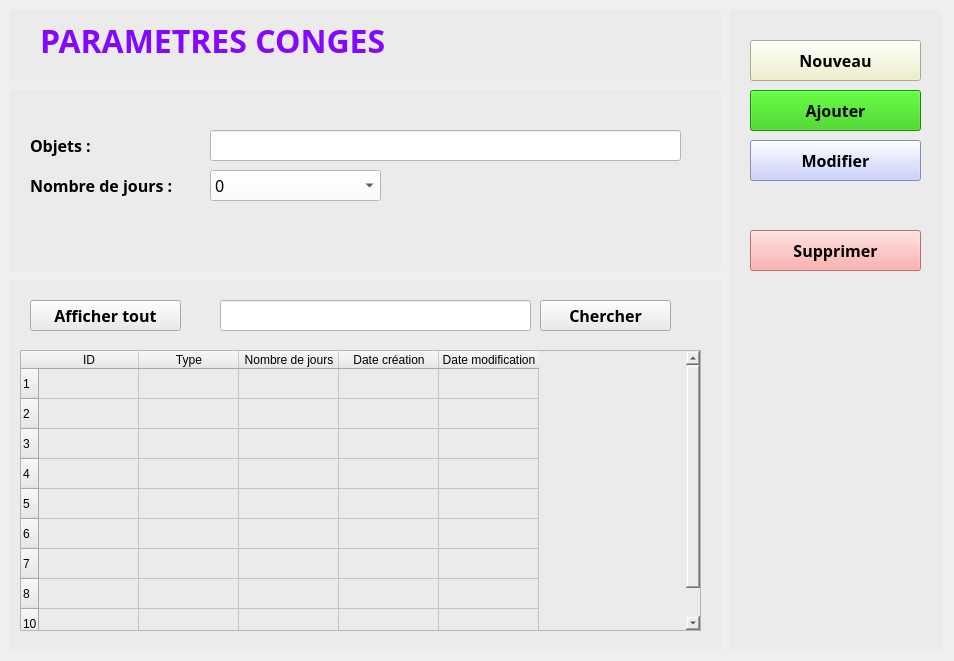
<?xml version="1.0" encoding="UTF-8"?>
<ui version="4.0">
 <class>MenuParametreDemandeConge</class>
 <widget class="QWidget" name="MenuParametreDemandeConge">
  <property name="geometry">
   <rect>
    <x>0</x>
    <y>0</y>
    <width>954</width>
    <height>661</height>
   </rect>
  </property>
  <property name="windowTitle">
   <string>Form</string>
  </property>
  <widget class="QFrame" name="frame_top">
   <property name="geometry">
    <rect>
     <x>10</x>
     <y>10</y>
     <width>711</width>
     <height>71</height>
    </rect>
   </property>
   <property name="font">
    <font>
     <family>Corbel</family>
     <pointsize>24</pointsize>
     <weight>75</weight>
     <bold>true</bold>
    </font>
   </property>
   <property name="styleSheet">
    <string notr="true">background-color: rgb(235, 235, 235);</string>
   </property>
   <property name="frameShape">
    <enum>QFrame::NoFrame</enum>
   </property>
   <widget class="QLabel" name="label">
    <property name="geometry">
     <rect>
      <x>30</x>
      <y>10</y>
      <width>751</width>
      <height>41</height>
     </rect>
    </property>
    <property name="font">
     <font>
      <family>Corbel</family>
      <pointsize>24</pointsize>
      <weight>75</weight>
      <bold>true</bold>
     </font>
    </property>
    <property name="focusPolicy">
     <enum>Qt::NoFocus</enum>
    </property>
    <property name="styleSheet">
     <string notr="true">color: rgb(132, 8, 255);</string>
    </property>
    <property name="text">
     <string>PARAMETRES CONGES</string>
    </property>
   </widget>
  </widget>
  <widget class="QFrame" name="frame_body">
   <property name="geometry">
    <rect>
     <x>10</x>
     <y>90</y>
     <width>711</width>
     <height>181</height>
    </rect>
   </property>
   <property name="font">
    <font>
     <family>Corbel</family>
     <pointsize>12</pointsize>
     <weight>75</weight>
     <bold>true</bold>
    </font>
   </property>
   <property name="styleSheet">
    <string notr="true">background-color: rgb(235, 235, 235);</string>
   </property>
   <property name="frameShape">
    <enum>QFrame::NoFrame</enum>
   </property>
   <widget class="QLabel" name="label_2">
    <property name="geometry">
     <rect>
      <x>20</x>
      <y>40</y>
      <width>141</width>
      <height>31</height>
     </rect>
    </property>
    <property name="font">
     <font>
      <family>Corbel</family>
      <pointsize>12</pointsize>
      <weight>75</weight>
      <bold>true</bold>
     </font>
    </property>
    <property name="text">
     <string>Objets :</string>
    </property>
   </widget>
   <widget class="QLabel" name="label_5">
    <property name="geometry">
     <rect>
      <x>20</x>
      <y>80</y>
      <width>251</width>
      <height>31</height>
     </rect>
    </property>
    <property name="font">
     <font>
      <family>Corbel</family>
      <pointsize>12</pointsize>
      <weight>75</weight>
      <bold>true</bold>
     </font>
    </property>
    <property name="text">
     <string>Nombre de jours :</string>
    </property>
   </widget>
   <widget class="QComboBox" name="comboBox_nombrejours">
    <property name="geometry">
     <rect>
      <x>200</x>
      <y>80</y>
      <width>171</width>
      <height>31</height>
     </rect>
    </property>
    <property name="font">
     <font>
      <family>Corbel</family>
      <pointsize>12</pointsize>
      <weight>50</weight>
      <bold>false</bold>
     </font>
    </property>
    <property name="styleSheet">
     <string notr="true">background-color: rgb(255, 255, 255);</string>
    </property>
    <item>
     <property name="text">
      <string>0</string>
     </property>
    </item>
   </widget>
   <widget class="QLineEdit" name="lineEdit_objet_conge">
    <property name="geometry">
     <rect>
      <x>200</x>
      <y>40</y>
      <width>471</width>
      <height>31</height>
     </rect>
    </property>
    <property name="font">
     <font>
      <family>Corbel</family>
      <pointsize>12</pointsize>
      <weight>50</weight>
      <bold>false</bold>
     </font>
    </property>
    <property name="styleSheet">
     <string notr="true">background-color: rgb(255, 255, 255);
border-color: rgb(0, 0, 0);</string>
    </property>
   </widget>
  </widget>
  <widget class="QFrame" name="frame_bottom">
   <property name="geometry">
    <rect>
     <x>10</x>
     <y>280</y>
     <width>711</width>
     <height>371</height>
    </rect>
   </property>
   <property name="font">
    <font>
     <family>Corbel</family>
     <pointsize>12</pointsize>
     <weight>75</weight>
     <bold>true</bold>
    </font>
   </property>
   <property name="styleSheet">
    <string notr="true">background-color: rgb(235, 235, 235);</string>
   </property>
   <property name="frameShape">
    <enum>QFrame::NoFrame</enum>
   </property>
   <widget class="QTableWidget" name="tableWidget_affichage">
    <property name="geometry">
     <rect>
      <x>10</x>
      <y>70</y>
      <width>681</width>
      <height>281</height>
     </rect>
    </property>
    <row>
     <property name="text">
      <string>1</string>
     </property>
    </row>
    <row>
     <property name="text">
      <string>2</string>
     </property>
    </row>
    <row>
     <property name="text">
      <string>3</string>
     </property>
    </row>
    <row>
     <property name="text">
      <string>4</string>
     </property>
    </row>
    <row>
     <property name="text">
      <string>5</string>
     </property>
    </row>
    <row>
     <property name="text">
      <string>6</string>
     </property>
    </row>
    <row>
     <property name="text">
      <string>7</string>
     </property>
    </row>
    <row>
     <property name="text">
      <string>8</string>
     </property>
    </row>
    <row>
     <property name="text">
      <string>10</string>
     </property>
    </row>
    <column>
     <property name="text">
      <string>ID</string>
     </property>
    </column>
    <column>
     <property name="text">
      <string>Type</string>
     </property>
    </column>
    <column>
     <property name="text">
      <string>Nombre de jours</string>
     </property>
    </column>
    <column>
     <property name="text">
      <string>Date création</string>
     </property>
    </column>
    <column>
     <property name="text">
      <string>Date modification</string>
     </property>
    </column>
   </widget>
   <widget class="QLineEdit" name="lineEdit_chercher">
    <property name="geometry">
     <rect>
      <x>210</x>
      <y>20</y>
      <width>311</width>
      <height>31</height>
     </rect>
    </property>
    <property name="font">
     <font>
      <family>Corbel</family>
      <pointsize>12</pointsize>
      <weight>50</weight>
      <bold>false</bold>
     </font>
    </property>
    <property name="styleSheet">
     <string notr="true">background-color: rgb(255, 255, 255);
border-color: rgb(0, 0, 0);</string>
    </property>
   </widget>
   <widget class="QPushButton" name="pushButton_chercher">
    <property name="geometry">
     <rect>
      <x>530</x>
      <y>20</y>
      <width>131</width>
      <height>31</height>
     </rect>
    </property>
    <property name="font">
     <font>
      <family>Corbel</family>
      <pointsize>12</pointsize>
      <weight>75</weight>
      <bold>true</bold>
     </font>
    </property>
    <property name="text">
     <string>Chercher</string>
    </property>
   </widget>
   <widget class="QPushButton" name="pushButton_afficher_tout">
    <property name="geometry">
     <rect>
      <x>20</x>
      <y>20</y>
      <width>151</width>
      <height>31</height>
     </rect>
    </property>
    <property name="font">
     <font>
      <family>Corbel</family>
      <pointsize>12</pointsize>
      <weight>75</weight>
      <bold>true</bold>
     </font>
    </property>
    <property name="text">
     <string>Afficher tout</string>
    </property>
   </widget>
  </widget>
  <widget class="QFrame" name="frame_side">
   <property name="geometry">
    <rect>
     <x>730</x>
     <y>10</y>
     <width>211</width>
     <height>641</height>
    </rect>
   </property>
   <property name="font">
    <font>
     <family>Corbel</family>
     <pointsize>12</pointsize>
     <weight>75</weight>
     <bold>true</bold>
    </font>
   </property>
   <property name="styleSheet">
    <string notr="true">background-color: rgb(235, 235, 235);</string>
   </property>
   <property name="frameShape">
    <enum>QFrame::NoFrame</enum>
   </property>
   <widget class="QPushButton" name="pushButton_ajouter">
    <property name="geometry">
     <rect>
      <x>20</x>
      <y>80</y>
      <width>171</width>
      <height>41</height>
     </rect>
    </property>
    <property name="font">
     <font>
      <family>Corbel</family>
      <pointsize>12</pointsize>
      <weight>75</weight>
      <bold>true</bold>
     </font>
    </property>
    <property name="styleSheet">
     <string notr="true">background-color: rgb(36, 198, 0);</string>
    </property>
    <property name="text">
     <string>Ajouter</string>
    </property>
   </widget>
   <widget class="QPushButton" name="pushButton_supprimer">
    <property name="geometry">
     <rect>
      <x>20</x>
      <y>220</y>
      <width>171</width>
      <height>41</height>
     </rect>
    </property>
    <property name="font">
     <font>
      <family>Corbel</family>
      <pointsize>12</pointsize>
      <weight>75</weight>
      <bold>true</bold>
     </font>
    </property>
    <property name="styleSheet">
     <string notr="true">background-color: rgb(255, 152, 152);</string>
    </property>
    <property name="text">
     <string>Supprimer</string>
    </property>
   </widget>
   <widget class="QPushButton" name="pushButton_nouveau">
    <property name="geometry">
     <rect>
      <x>20</x>
      <y>30</y>
      <width>171</width>
      <height>41</height>
     </rect>
    </property>
    <property name="font">
     <font>
      <family>Corbel</family>
      <pointsize>12</pointsize>
      <weight>75</weight>
      <bold>true</bold>
     </font>
    </property>
    <property name="styleSheet">
     <string notr="true">background-color: rgb(238, 240, 195);</string>
    </property>
    <property name="text">
     <string>Nouveau</string>
    </property>
   </widget>
   <widget class="QPushButton" name="pushButton_modifier">
    <property name="geometry">
     <rect>
      <x>20</x>
      <y>130</y>
      <width>171</width>
      <height>41</height>
     </rect>
    </property>
    <property name="font">
     <font>
      <family>Corbel</family>
      <pointsize>12</pointsize>
      <weight>75</weight>
      <bold>true</bold>
     </font>
    </property>
    <property name="styleSheet">
     <string notr="true">background-color: rgb(188, 195, 255);</string>
    </property>
    <property name="text">
     <string>Modifier</string>
    </property>
   </widget>
  </widget>
 </widget>
 <resources/>
 <connections/>
</ui>
